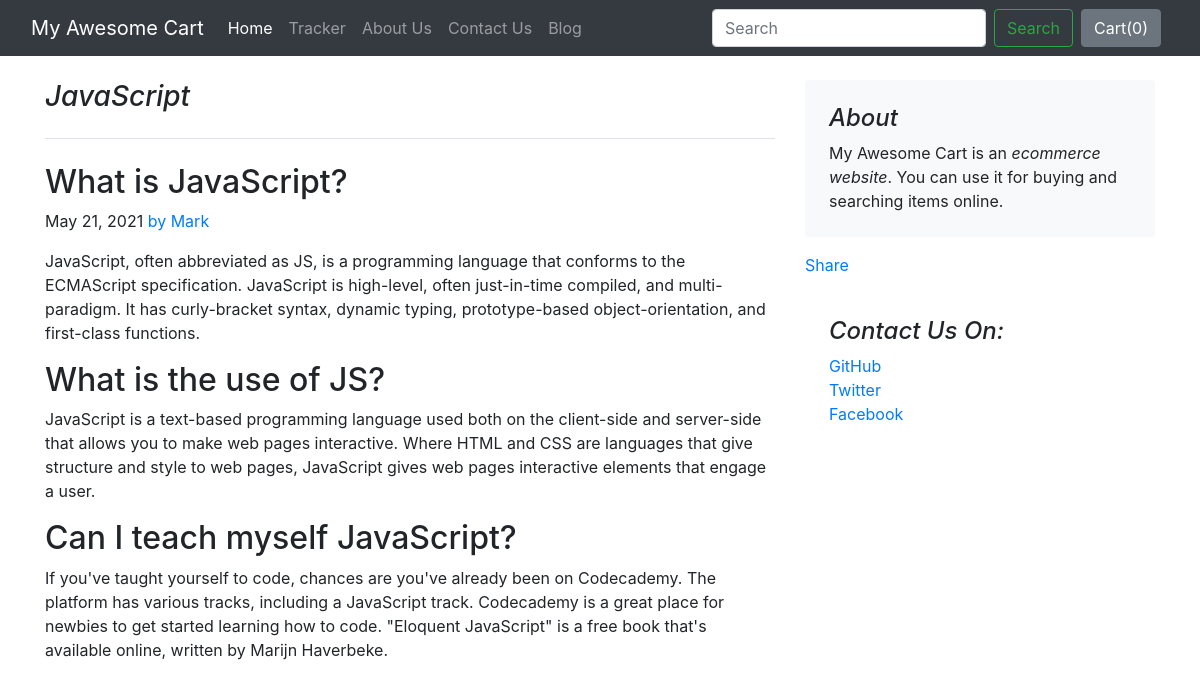
The page /blog/blogpost/1 on the database its author committed.
### blog/models.py (models this page shows)
class Blogpost(models.Model):
    post_id= models.AutoField(primary_key=True)
    title= models.CharField(max_length=50)
    head0=models.CharField(max_length=500, default="")
    chead0=models.CharField(max_length=5000, default="")
    head1=models.CharField(max_length=500, default="")
    chead1=models.CharField(max_length=5000, default="")
    head2=models.CharField(max_length=500, default="")
    chead2=models.CharField(max_length=5000, default="")
    pub_date = models.DateField()
    thumbnail=models.ImageField(upload_to="shop/images",default="")
    def __str__(self):
        return self.title

### blog/views.py (the view)
# urls.py: path('blogpost/<int:id>', views.blogpost,name="blogPost"),
def blogpost(request,id):
    post=Blogpost.objects.filter(post_id=id)[0]
    print(post)
    return render(request,'blog/blogpost.html',{'post':post})

### blog/templates/blog/blogpost.html (shortened to what this page needs)
{%extends 'blog/basic.html'%}
{%block body%}
<div class="container">
    <div class="row mt-4">
        <div class="col-md-8 blog-main">
            <h3 class="pb-4 mb-4 font-italic border-bottom">
                {{post.title}}
            </h3>
            <div class="blog-post">
                <h2 class="blog-post-title">{{post.head0}}</h2>
                <p class="blog-post-meta">{{post.pub_date}} <a href="#">by Mark</a></p>
                <p class="my-3">{{post.chead0}}</p>
                <h2>{{post.head1}}</h2>
                <p> {{post.chead1}}</p>
                <h2>{{post.head2}}</h2>
                <p>{{post.chead2}}</p>
            </div>
        </div>
        <aside class="col-md-4 blog-sidebar">
            <div class="p-4 mb-3 bg-light rounded">
                <h4 class="font-italic">About</h4>
                <p class="mb-0">My Awesome Cart is an <em>ecommerce website</em>. You can use it for buying and searching items online. </p>
            </div>
            <div class="fb-share-button my-3" data-href="http://127.0.0.1:8000/blog/blogpost/{{post.post_id}}" data-layout="button_count" data-size="large"><a target="_blank" href="https://www.facebook.com/sharer/sharer.php?u=http%3A%2F%2F127.0.0.1%3A8000%2Fblog%2Fblogpost%2F1&amp;src=sdkpreparse" class="fb-xfbml-parse-ignore">Share</a></div>
            <div class="p-4">
                <h4 class="font-italic">Contact Us On: </h4>
                <ol class="list-unstyled">
                    <li><a href="#">GitHub</a></li>
                    <li><a href="#">Twitter</a></li>
                    <li><a href="#">Facebook</a></li>
                </ol>
            </div>
        </aside>
    </div>
</div>
{%endblock%}

### rows shown on the page
Blogpost: title "JavaScript", head0 "What is JavaScript?", pub_date "May 21, 2021", chead0 "JavaScript, often abbreviated as JS, is a programming language that conforms to the ECMAScript specification. JavaScript is high-level, often just-in-time compiled, and multi-paradigm. It has curly-bracket syntax, dynamic typing, prototype-based object-orientation, and first-class functions.", head1 "What is the use of JS?", chead1 "JavaScript is a text-based programming language used both on the client-side and server-side that allows you to make web pages interactive. Where HTML and CSS are languages that give structure and style to web pages, JavaScript gives web pages interactive elements that engage a user.", head2 "Can I teach myself JavaScript?", chead2 "If you've taught yourself to code, chances are you've already been on Codecademy. The platform has various tracks, including a JavaScript track. Codecademy is a great place for newbies to get started learning how to code. \"Eloquent JavaScript\" is a free book that's available online, written by Marijn Haverbeke."
